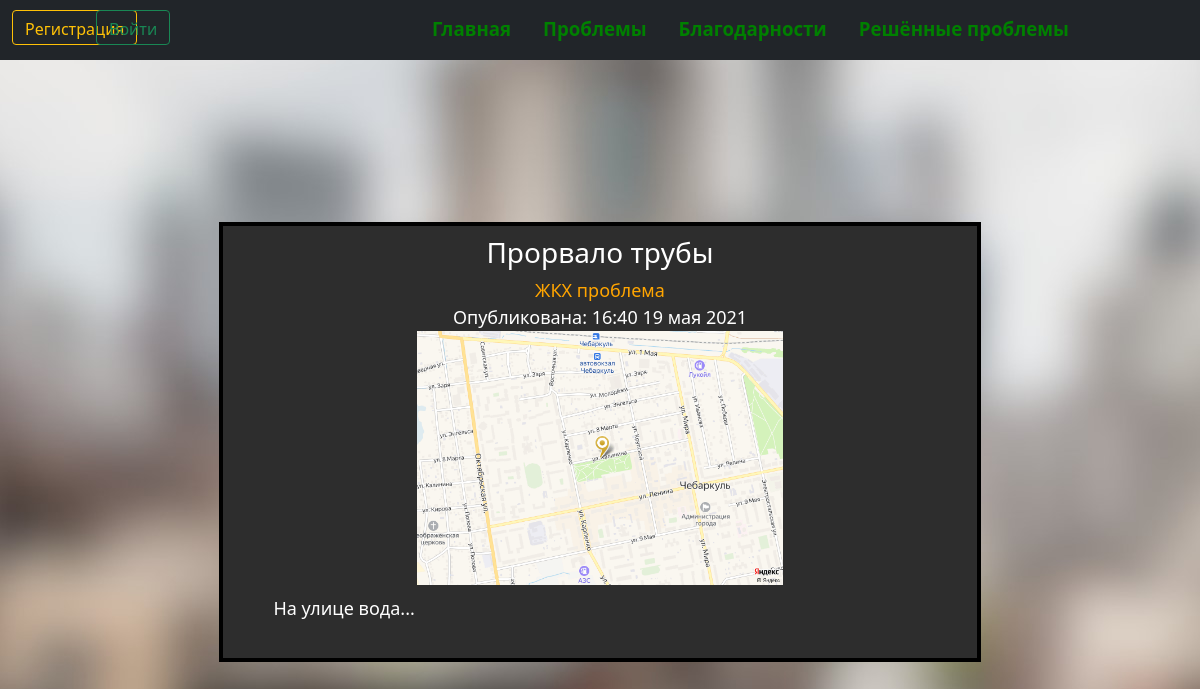
The page /problem/5 on the database its author committed.
### data/complaints.py (models this page shows, shortened)
class Complaint(SqlAlchemyBase, UserMixin, SerializerMixin):
    __tablename__ = 'complaints'
    id = sqlalchemy.Column(sqlalchemy.Integer, primary_key=True, autoincrement=True)
    name = sqlalchemy.Column(sqlalchemy.String, nullable=True)
    description = sqlalchemy.Column(sqlalchemy.String, nullable=True)
    photo = sqlalchemy.Column(sqlalchemy.BLOB, nullable=True)
    coordinates = sqlalchemy.Column(sqlalchemy.String, nullable=True)
    n_confirmation = sqlalchemy.Column(sqlalchemy.Integer, nullable=True, default=0)
    category = sqlalchemy.Column(sqlalchemy.String, nullable=True)
    modifed_date = sqlalchemy.Column(sqlalchemy.DateTime, default=datetime.datetime.now)

### app.py (the view)
@app.route('/problem/<int:id_problem>', methods=['GET', 'POST'])
def problem(id_problem):
    if request.method == "POST":
        request_processing(request.form)
    is_problem = db_sess.query(Complaint).filter(Complaint.id == id_problem).first()
    diction = shaping_dictionary(is_problem)
    return render_template(
        'problem.html', diction=diction, title=is_problem.name)

### constants.py (called while the page is built)
def transformation_date(date):
    date = date.split(' ')
    month = {'01': 'января', '02': 'февраля', '03': 'марта', '04': 'апреля', '05': 'мая', '06': 'июня',
             '07': 'июля', '08': 'августа', '09': 'сентября', '10': 'октября', '11': 'ноября', '12': 'декабря'}
    mod_date = f'{date[1].split(":")[0]}:{date[1].split(":")[1]} {date[0].split("-")[2]} {month[date[0].split("-")[1]]} {date[0].split("-")[0]}'
    return mod_date

def recording_img(i_id, i_photo, pape_name='img_problems'):
    if f'{i_id}.jpg' not in os.listdir(f'static/img/{pape_name}'):
        write_to_file(i_photo, f'static/img/{pape_name}/{i_id}.jpg')

### templates/problem.html (shortened to what this page needs)
{% extends "base.html" %}
{% block content %}
    <div class="object-area">
        <section>
            <article class="cell">
                <div style="text-align: center;">
                    <h3>{{ diction['name'] }}</h3>
                        <div style="color: {{ diction['color'] }}">{{ diction['category'] }} проблема</div>
                        <div>Опубликована: {{ diction['date'] }}</div>
                        <img src="../static/img/img_problems/{{ diction['id'] }}.jpg" class="centr">
                        <p class="text-problem">  {{ diction['text'] }}</p>
                </div>
            </article>
        </section>
        </div>
{% endblock %}

### rows shown on the page
Complaint: name "Прорвало трубы", category "ЖКХ", text "На улице вода..."

### other values the page prints
{{ diction['date'] }} "16:40 19 мая 2021"
